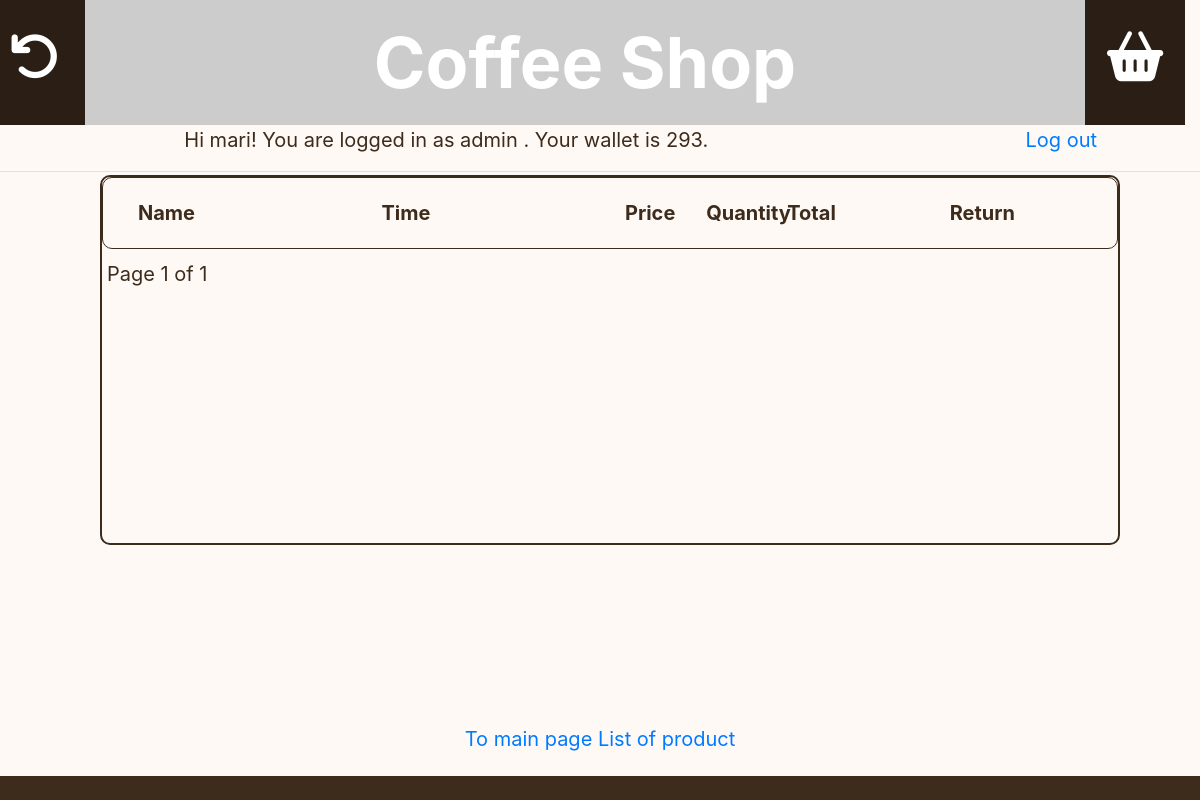
The page /basket/ (signed in) on the database as committed earlier.
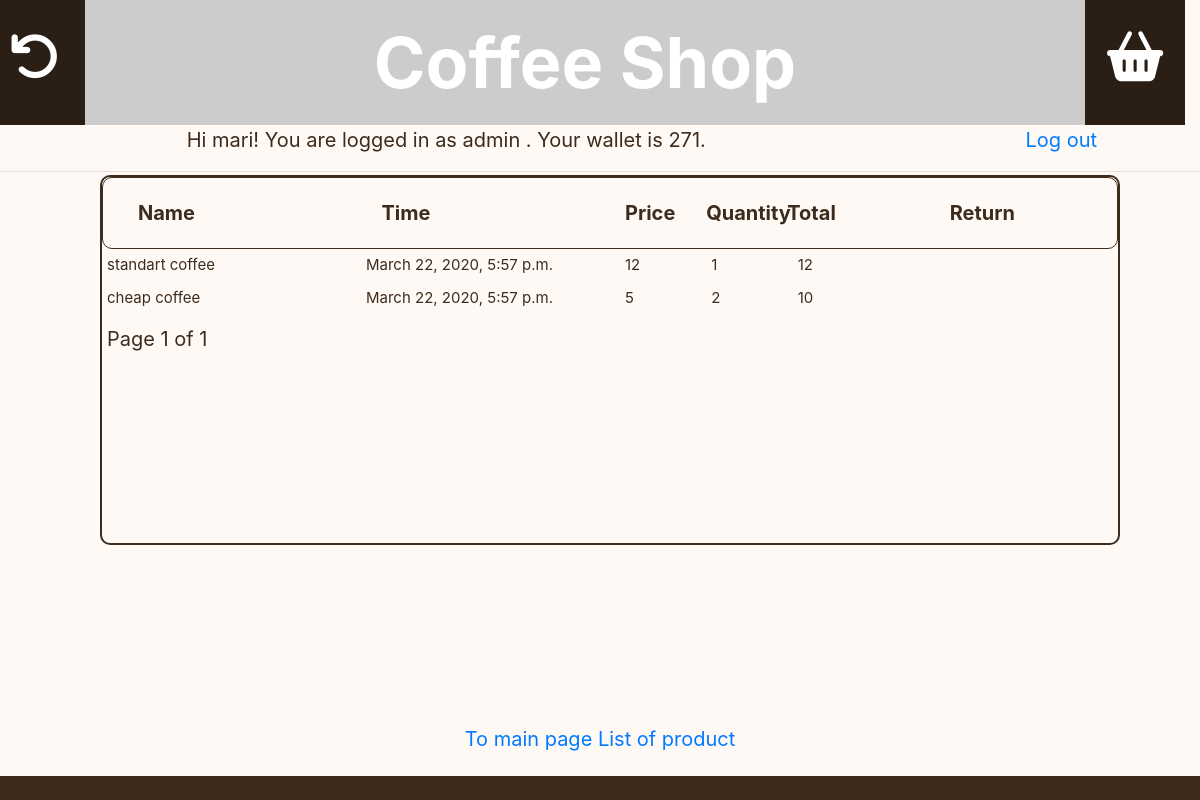
The same page on the database as committed later.
### shop_app/models.py (models this page shows, shortened)
class Customer(AbstractUser):
    wallet = models.PositiveIntegerField(default=1000)

class Purchase(models.Model):
    customer = models.ForeignKey(Customer, on_delete=models.DO_NOTHING)
    product = models.ForeignKey(Product, on_delete=models.DO_NOTHING, default=object)
    cnt = models.PositiveSmallIntegerField(default=0, blank=True, null=True)
    create_at = models.DateTimeField(auto_now_add=True)
    update_at = models.DateTimeField(auto_now=True, blank=True, null=True)
    to_return = models.BooleanField(default=False, blank=True, null=True)
    returned = models.BooleanField(default=False, blank=True, null=True)
    def is_returnable(self):
        return datetime.timedelta(minutes=3) > timezone.now() - self.create_at
    class Meta:
        ordering = ['-create_at']

class Product(models.Model):
    picture = models.ImageField(max_length=100, blank=True, null=True)
    title = models.CharField(max_length=30, unique=True)
    text = models.CharField(max_length=100, blank=True, null=True)
    price = models.PositiveIntegerField(blank=True, null=True)
    quantity = models.PositiveIntegerField(default=0)

### shop_app/views.py (the view)
# urls.py: path('basket/', cls.PurchaseListView.as_view(), name='basket'),
class PurchaseListView(LoginRequiredMixin, ListView):
    model = Purchase
    paginate_by = 6
    template_name = 'basket.html'
    queryset = Purchase.objects.all()
    def get_queryset(self):
        return Purchase.objects.filter(customer=self.request.user, returned=False)

### templates/basket.html (shortened to what this page needs)
{% extends 'base.html' %}
{% block content %}
<div class="row" style="border:solid 1px rgb(61, 43, 28); border-radius:10px; font-weight:bold;
    padding:20px; text-align:left; margin:0px;">
    <div class="col-3">
        Name
    </div>
    <div class="col-3">
        Time
    </div>
    <div class="col-1">
        Price
    </div>
    <div class="col-1">
        Quantity
    </div>
    <div class="col-1">
        Total
    </div>
    <div class="col-1"></div>
    <div class="col-1">
        {% if request.user.is_authenticated %}
        Return
        {% endif %}
    </div>
    <div class="col-1"></div>
</div>
{% for object in page_obj %}
<div class="row" style="font-size:15px; padding:5px; text-align:left;">
    <div class="col-3">
        {{object.product.title}}
    </div>
    <div class="col-3">
        {{object.create_at}}
    </div>
    <div class="col-1">
        {{object.product.price}}
    </div>
    <div class="col-1">
        {{object.cnt}}
    </div>
    <div class="col-1">
        {% widthratio object.product.price 1 object.cnt %}
    </div>
    <div class="col-1"></div>
    <div class="col-1">
    </div>
    <div class="col-1"></div>
</div>
{% endfor %}
<div class="row" style="padding:10px 0 0 20px;">
    <div class="pagination">
    <span class="step-links">
        <span class="current">
            Page {{ page_obj.number }} of {{ page_obj.paginator.num_pages }}
        </span>
    </span>
    </div>
</div>
{% endblock %}
{% block links %}
<a href="{% url 'index' %}">To main page</a>
<a href="{% url 'products_list' %}">List of product</a>
{% endblock%}

### templates/base.html (shortened to what this page needs)
<!DOCTYPE html>
<html lang="en">
<head>
    <link rel="stylesheet" href="https://stackpath.bootstrapcdn.com/bootstrap/4.3.1/css/bootstrap.min.css"
>
</head>
<body style="background-color:rgb(255, 249, 246);">
<header style="width:100%">
    <div class="row"
         style="background-color: rgb(43, 31, 21); color: white; font-size:50px; width:100%;">
         <div class="col-1" style="text-align:center; padding:20px;">
            {% if request.user.is_superuser %}
            <a href="{% url 'purchase_return' %}"><i class="fas fa-undo" style="color:white;"></i></a>
            {% endif %}
        </div>
        <div class="col-10" style="text-align:center; padding:10px; background-image:url(https://i.picsum.photos/id/766/1300/150.jpg); font-size:70px; font-weight: bold;"> Coffee Shop</div>
        <div class="col-1" style="text-align:center; padding:20px;">
            {% if request.user.is_authenticated %}
            <a href="{% url 'basket' %}"><i class="fas fa-shopping-basket" style="color:white;"></i></a>
            {% endif %}
        </div>
    </div>
    <div class="row" style="color:rgb(61, 43, 28); font-size:20px;">
        <div class="col-9" style="text-align:center;">
            {% if request.user.is_authenticated %}
            Hi {{user.username}}! You are logged in
            {% if request.user.is_superuser %}
            as admin
            {% else %}
            as customer
            {% endif %}.
            Your wallet is {{user.wallet}}.
            {% else %}
            You aren't authorized! To buy products you must login!
            {% endif %}
        </div>
        <div class="col-3" style="text-align:center;">
            {% if request.user.is_authenticated %}
            <a href="{% url 'logout' %}">Log out</a>
            {% endif %}
        </div>
    </div>
</header>
<hr>
<div style="color:rgb(61, 43, 28); text-align:left; font-size: 20px; border:2px solid rgb(61, 43, 28); border-radius:10px;
margin: 0 100px 0 100px; width:85%; position:fixed; top:175px; bottom:12%; height:370px;">
    {% block content %}
    {% endblock %}
</div>
<div style="padding:20px; color:rgb(61, 43, 28); text-align:center; font-size: 20px; position: fixed; width: 100%; top: 88%; bottom: 3%">
    {% block links %}
    {% endblock%}
</div>
<footer class="footer"
        style="color: white; text-align: center; background-color: rgb(61, 43, 28); position: fixed; width: 100%; top: 97%; bottom: 0%">
</footer>
</body>
</html>

Rows that differ between the two databases and show on the page:
changed Customer "mari": wallet "293" → "271"
added Purchase: product "standart coffee", create_at "March 22, 2020, 5:57 p.m.", product.price "12", cnt "1", product+cnt "12"
added Purchase: product "cheap coffee", create_at "March 22, 2020, 5:57 p.m.", product.price "5", cnt "2", product+cnt "10"
